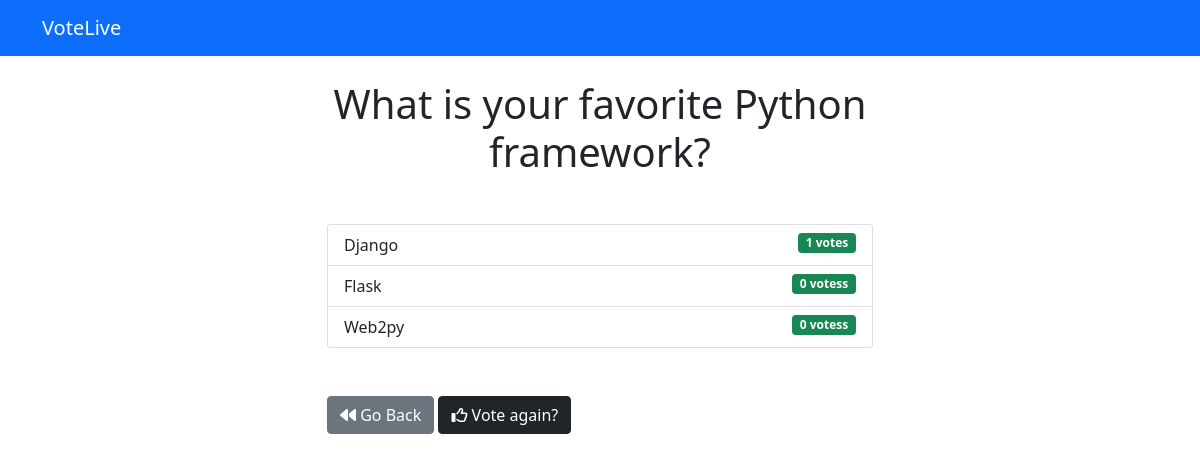
/1/results/, run on the app's committed database.
### votes/models.py (models this page shows, shortened)
class Questions(models.Model):  # this model is going to work with th questions
    question_text = models.TextField(max_length=200)  # all questions can only has max length of 200 words
    publication_date = models.DateTimeField("data published")  # this is the field for the publication date

class Choices(models.Model):
    questions = models.ForeignKey(Questions, on_delete=models.CASCADE)  # each question its going to has a primary key
    choice_text = models.CharField(max_length=200)  # the choices has a max length of 200 words
    votes = models.IntegerField(default=0)  # finally after you select one choice its going to display the result of

### votes/views.py (the view)
# urls.py: path('<int:question_id>/results/', views.results, name='results'),
def results(request, question_id):
    question = get_object_or_404(Questions, pk=question_id)
    return render(request, "votes/results.html", {"question": question})

### templates/votes/results.html (shortened to what this page needs)
<!DOCTYPE html>
<html lang="en">
<head>
</head>
<body>
{% extends 'base.html' %}
{% block content %}
    <h1 class="text-center mb-5">{{ question.question_text }}</h1>
    <ul class="list-group mb-5">
        {% for choice in question.choices_set.all %}
        <li class="list-group-item">
            {{ choice.choice_text }} <span class="badge bg-success float-end">{{ choice.votes }} votes{{ choice.votes | pluralize }}</span>
        </li>
        {% endfor %}
    </ul>
    <a href="{% url 'voteLive:index' %}" class="btn btn-secondary"><i class="fas fa-backward"></i> Go Back</a>
    <a class="btn btn-dark" href="{% url 'voteLive:choice' question.id %}"><i class="far fa-thumbs-up"></i> Vote again?</a>
{% endblock %}

### data on the page
Questions: question_text "What is your favorite Python framework?"
Choices: choice_text "Django", votes "1"
Choices: choice_text "Flask", votes "0", votes|pluralize "s"
Choices: choice_text "Web2py", votes "0", votes|pluralize "s"
